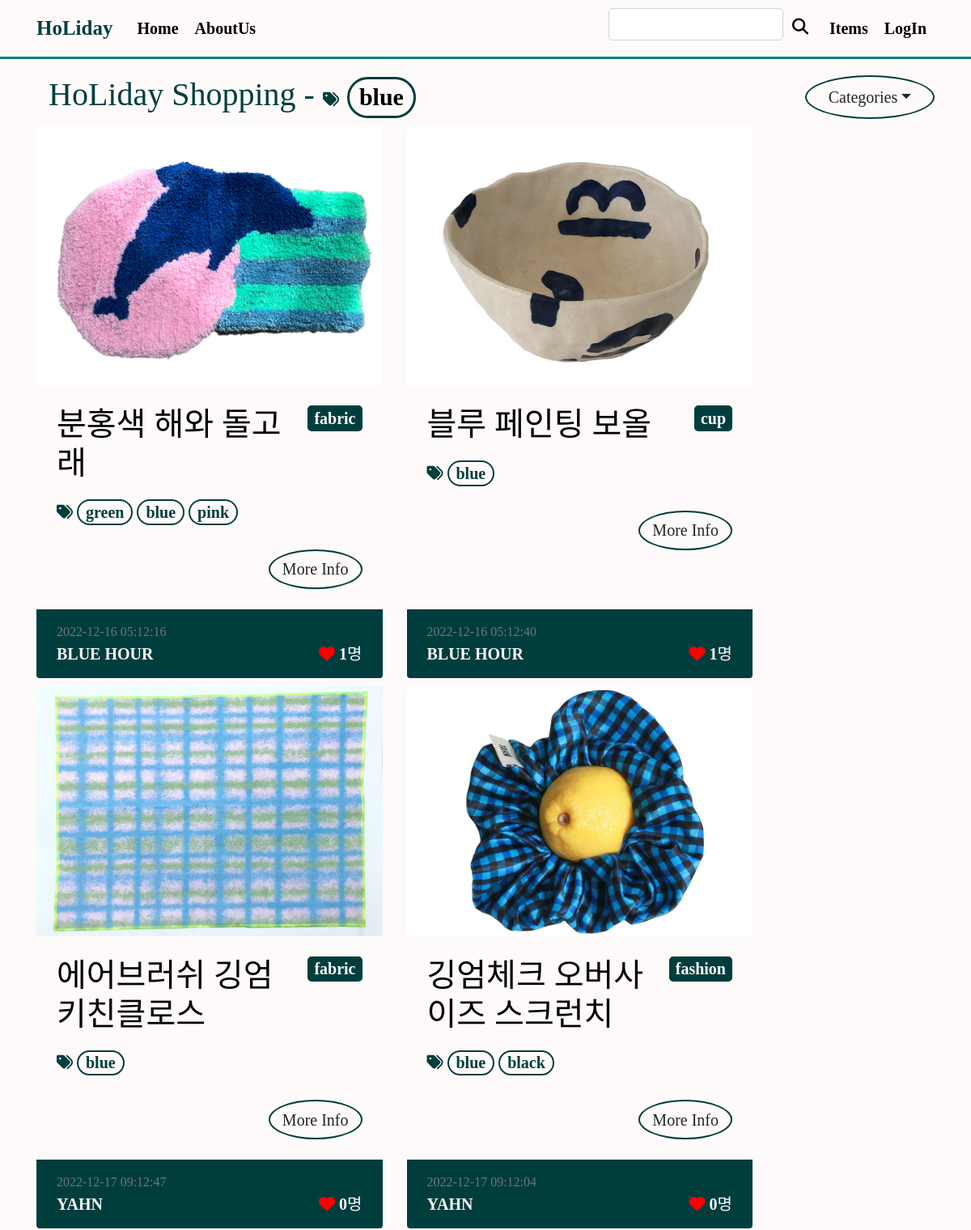
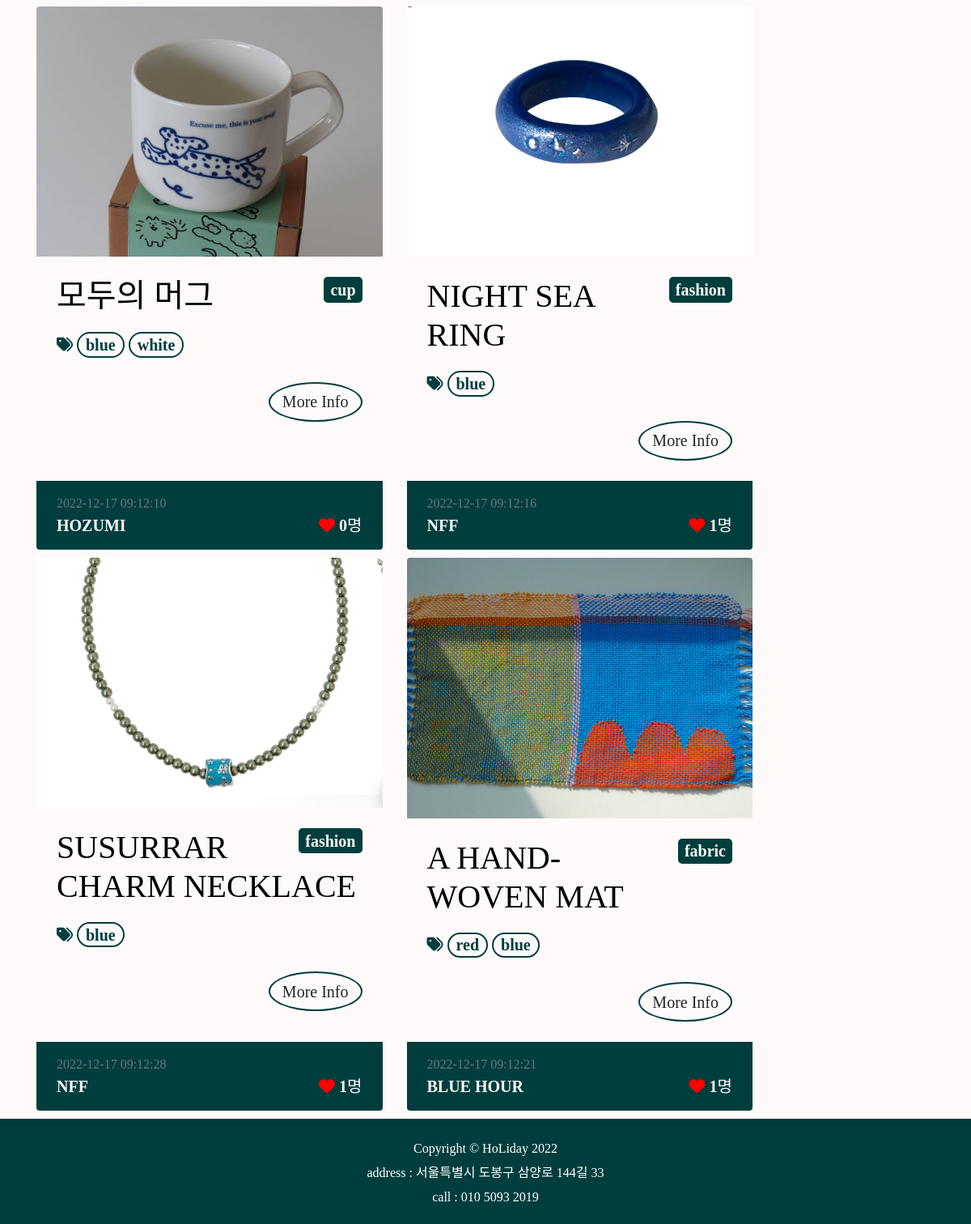
Before: /shoppingmall_main/tag/blue/ with the older database file (2 pictures, top to bottom).
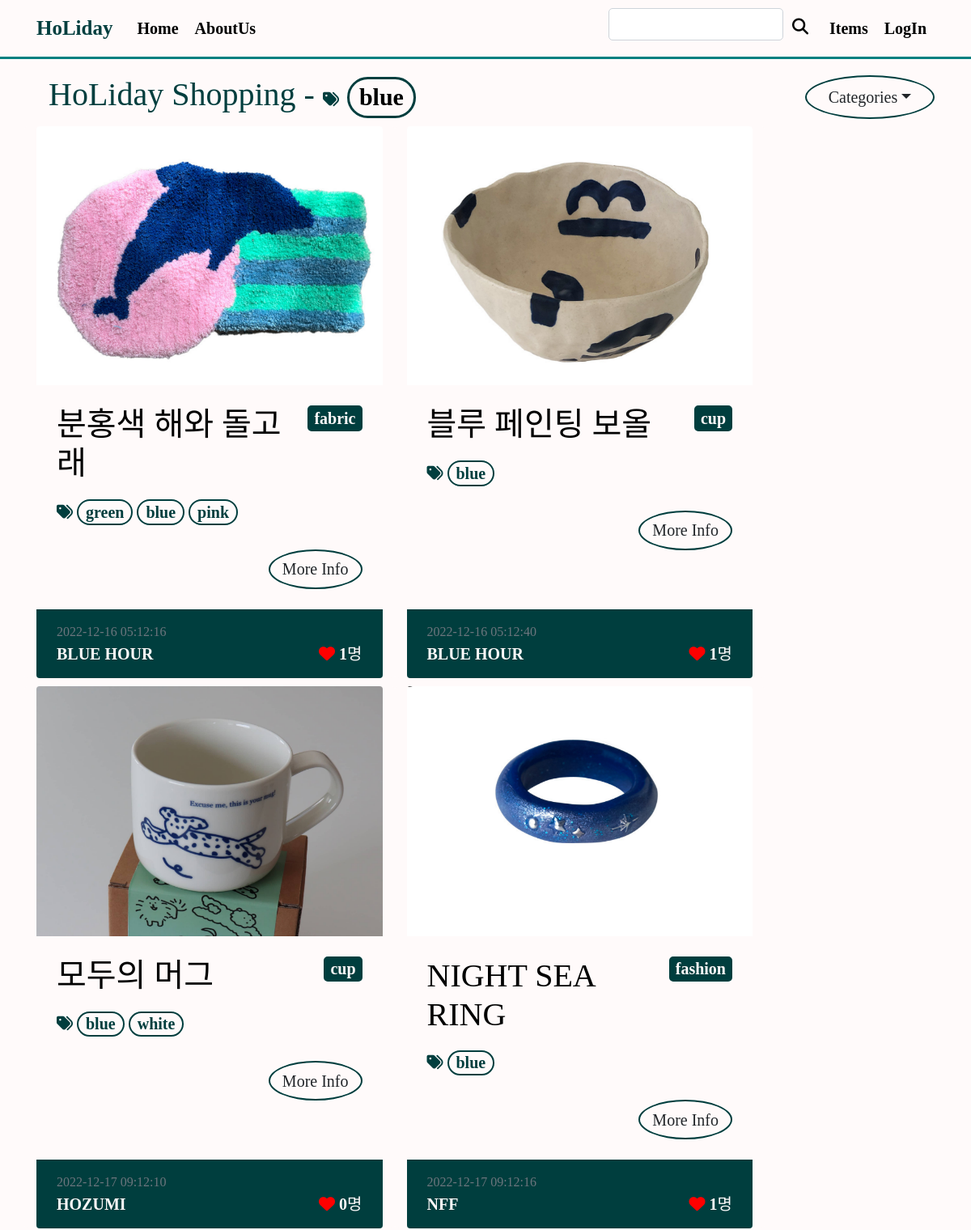
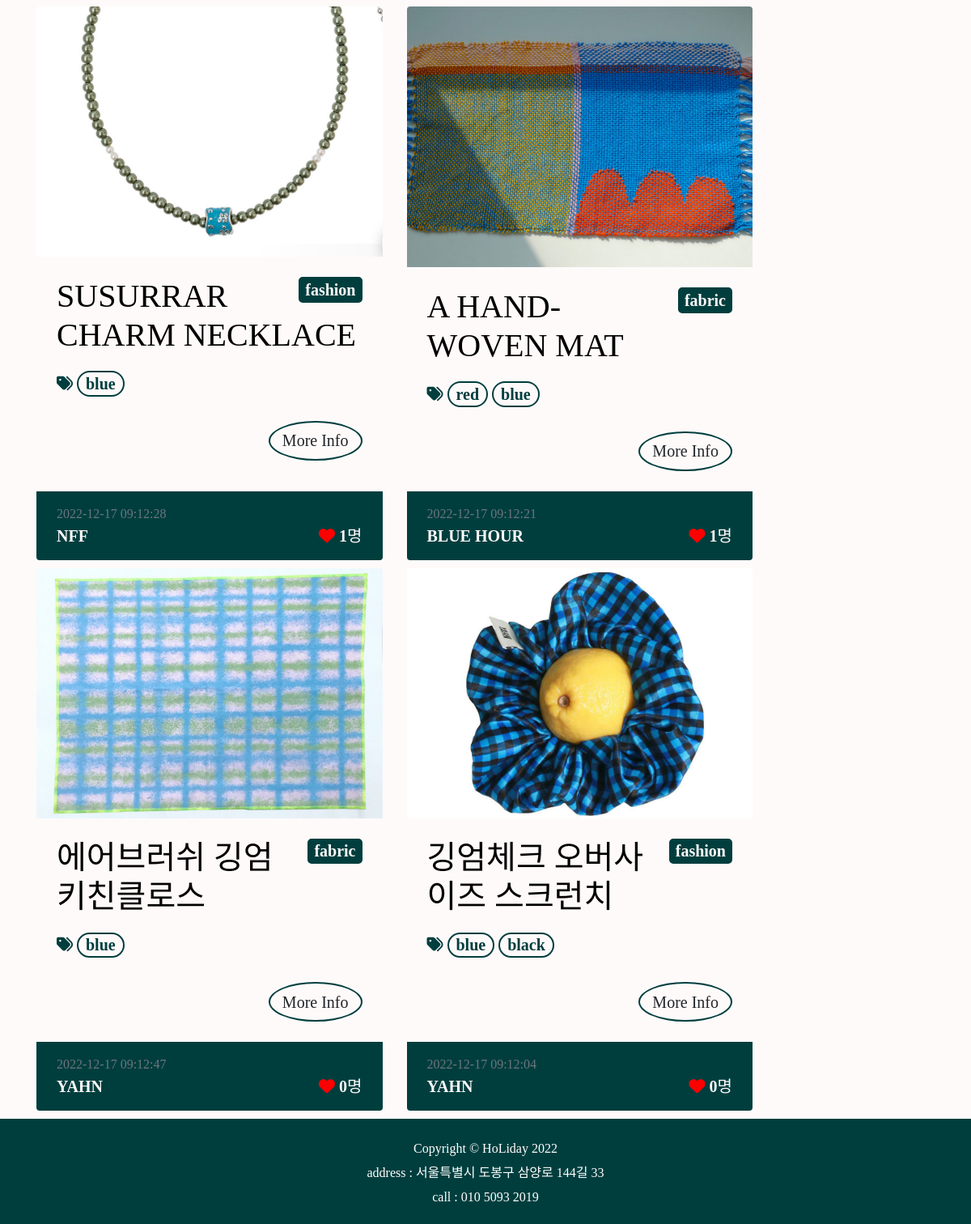
After: the same page with the newer database file (2 pictures, top to bottom).
### shoppingmall_main/models.py (models this page shows, shortened)
class ShoppingItem(models.Model):
    created_at = models.DateTimeField(auto_now_add=True)
    updated_at = models.DateTimeField(auto_now=True)
    title = models.CharField(max_length=50) # 상품 이름
    information = MarkdownxField() # 상품 설명
    price = models.IntegerField() # 가격
    like_users = models.ManyToManyField(User,related_name='like_shopping',blank=True)
    head_image = models.ImageField(upload_to='shoppingmall_main/images/%Y/%m/%d/', blank=True) # 상품 이미지
    author = models.ForeignKey(User, null=True, on_delete=models.SET_NULL)
    m_company = models.ForeignKey(Company, null=True, on_delete=models.SET_NULL) # 제조사
    category = models.ForeignKey(Category, null=True, blank=True, on_delete=models.CASCADE) # 카테고리
    product_number = models.IntegerField() # 그 외 상품번호
    tags = models.ManyToManyField(ColorTag,blank=True) # 다대다 관계
    def __str__(self):
        return f'{self.title} by {self.m_company}'
    def get_absolute_url(self):
        return f'/shoppingmall_main/{self.pk}/'
    def get_content_markdown(self):
        return markdown(self.information)

class Category(models.Model):
    name = models.CharField(max_length=50, unique=True)
    slug = models.SlugField(max_length=200, unique=True, allow_unicode=True)
    def __str__(self):
        return self.name
    def get_absolute_url(self):
        return f'/shoppingmall_main/category/{self.slug}'
    class Meta:
        verbose_name_plural = 'Categories'

class ColorTag(models.Model):
    name = models.CharField(max_length=50,unique=True)
    slug = models.SlugField(max_length=200,unique=True,allow_unicode=True)
    def __str__(self):
        return self.name
    def get_absolute_url(self):
        return f'/shoppingmall_main/tag/{self.slug}'

class Company(models.Model):
    name = models.CharField(max_length=30, unique=True) # 제조사명
    address = models.CharField(max_length=30) # 제조사 주소
    tel = models.CharField(max_length=15) # 제조사 연락처
    email = models.EmailField() # 제조사 이메일
    slug = models.SlugField(max_length=200, unique=True, allow_unicode=True,null=True)
    def __str__(self):
        return self.name
    def get_absolute_url(self):
        return f'/shoppingmall_main/m_company/{self.slug}'
    class Meta:
        verbose_name_plural = 'Companies'

### shoppingmall_main/views.py (the view)
# urls.py: path('tag/<str:slug>/',views.tag_page),
def tag_page(request, slug):
    tag = ColorTag.objects.get(slug=slug)
    shoppingitem_list = tag.shoppingitem_set.all()
    return render(request, 'shoppingmall_main/shoppingitem_list.html', {
        'tag' : tag,
        'shoppingitem_list' : shoppingitem_list,
        'categories': Category.objects.all(),
        'no_category_post_count': ShoppingItem.objects.filter(category=None).count
    })

### shoppingmall_main/templates/shoppingmall_main/shoppingitem_list.html (shortened to what this page needs)
{% extends 'shoppingmall_main/base.html' %}
{% block main_area %}
<div class="container mt-3">
          <h2 style="color : rgb(0,62,62)">HoLiday Shopping
              {% if tag %}
               - <i class="fas fa-tags"></i>
              <span class="badge rounded-pill badge-light" style="color:black ; border:3px solid rgb(0,62,62);background-color:snow">{{ tag }}</span>
              {% endif %}
          </h2></div>
<div class="row row-cols-1 row-cols-md-2 g-4 mr-3" >
            {% if shoppingitem_list.exists %}
            {% for p in shoppingitem_list %}
          <div class="card col mb-2" id="post-{{p.pk}}" style="border: none;background-color:snow">
              {% if p.head_image%}
            <img class="card-img-top" src="{{p.head_image.url}}" alt="{{p}}의 head_image " />
              {% else %}
                <img class="img-fluid rounded" src="https://picsum.photos/seed/{{p.pk}}/800/200"/>
              {% endif %}
            <div class="card-body" style="background-color : snow">
                {% if p.category %}
                <span class="badge badge-light float-right" style="background-color : rgb(0,62,62); border: 2px solid rgb(0,62,62); color:snow"><a style="color:snow"href="{{p.category.get_absolute_url}}" >{{p.category}}</a></span>
                {% else %}
                    <span class="badge badge-light float-right"><a href="/shoppingmall_main/category/no_category/" style="background-color : rgb(0,62,62); border: 2px solid rgb(0,62,62); color:snow">미분류</a></span>
                {% endif %}
                <h2 class="card-title" style="color:black">{{p.title | upper}}</h2>
                {% if p.tags.exists %}
                    <i class="fas fa-tags "style="color:rgb(0,62,62) ;"></i>
                    {% for t in p.tags.iterator %}
                    <span class="badge badge-pill badge-light" style="color:rgb(0,62,62);background-color:snow;border:2px solid rgb(0,62,62)">
                        <a href="{{t.get_absolute_url}}" style="color:rgb(0,62,62) ;">{{t}}</a>
                    </span>
                    {% endfor %}
                <br><br>
                {% endif %}
                <a class="btn btn-light float-right" style="background-color : snow; border: 2px solid rgb(0,62,62);border-radius:50%"href="{{p.get_absolute_url}}">More Info </a>
            </div>
              <div class="card-footer" style="background-color : rgb(0,62,62)">
                  <div class="small text-muted">{{p.created_at | date:"Y-m-d h:m:s"}}</div>
                  <a href="{{p.m_company.get_absolute_url}}" style="color:snow">{{p.m_company | upper}}</a>
                  <span class="float-right" style="color:snow">
                      <i class="fa-solid fa-heart" style="color : red"></i>
                        {{p.like_users.count}}명
                  </span>
              </div>
          </div>
            {% endfor %}
            {% else %}
            <h5>아무 게시물이 없습니다.</h5>
            {% endif %}
</div>
{% endblock %}

Changed rows visible on the page:
changed ShoppingItem "에어브러쉬 깅엄 키친클로스": moves down the list
changed ShoppingItem "깅엄체크 오버사이즈 스크런치": moves down the list
